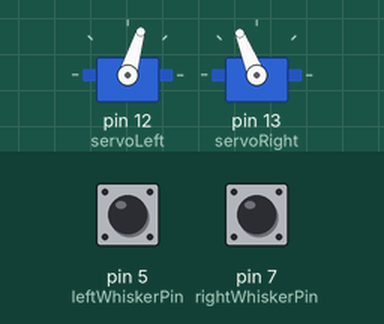
Simulated run of this sketch. Board: Arduino Uno, built with avr-gcc and run on an emulated ATmega328P. Shown: 2 × servo. The inputs (shaded band) are chosen by the test bench; at power-on: pin 5 (leftWhiskerPin) HIGH, pin 7 (rightWhiskerPin) HIGH.

Above: at 2.8 s.
2.9 s: pin 5 (leftWhiskerPin) pulled LOW for 3.2 s
At 3.6 s:
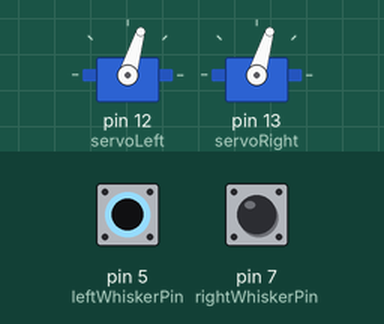
7.6 s: pin 7 (rightWhiskerPin) pulled LOW for 1.2 s
At 8.2 s:
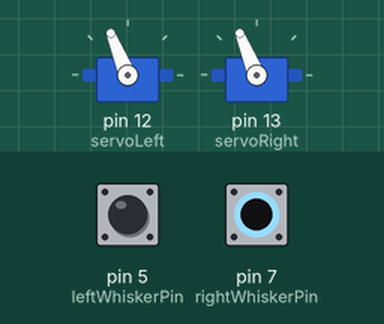
10.3 s: pin 7 (rightWhiskerPin) pulled LOW for 3.2 s
At 11.7 s:
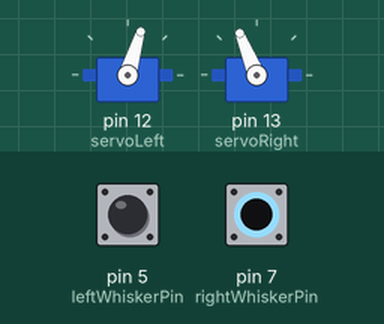
15.0 s: pin 5 (leftWhiskerPin) driven LOW and pin 7 (rightWhiskerPin) driven LOW
At 15.8 s:
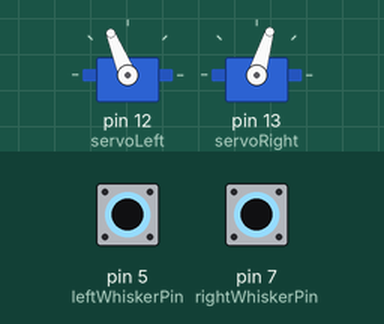
16.5 s: pin 5 (leftWhiskerPin) driven HIGH
At 18.6 s:
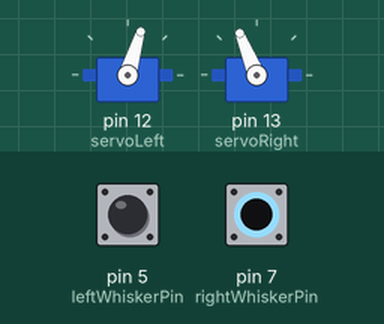
Timing chart, 0 to 21.6 s (numbered marks = the images above; inputs shaded):
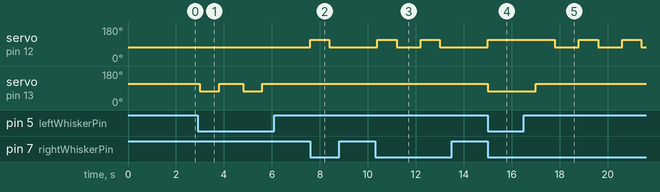

Measured:
- after the input at 2.9 s, servo on pin 13 (servoRight): alternates 112° for 1.0 s and 73° for 0.80 s, 4 changes in all, then stays 112°, starting after 0.10 s
- after the input at 7.6 s, servo on pin 12 (servoLeft): 73° → 112° at once, → 73° 0.80 s later
- after the input at 10.3 s, servo on pin 12 (servoLeft): alternates 112° for 0.80 s and 73° for 1.0 s, 4 changes in all, then stays 73°, starting after 0.10 s
- after the input at 15.0 s, servo on pin 12 (servoLeft): 73° → 112° at once; servo on pin 13 (servoRight): 112° → 73° at once
- after the input at 16.5 s, servo on pin 12 (servoLeft): alternates 112° for 0.80 s and 73° for 1.0 s, starting after 1.3 s; servo on pin 13 (servoRight): 73° → 112° after 0.50 s

The sketch:

escapeBot.ino
```cpp
#include <Servo.h>

int rightWhiskerPin = 7;
int leftWhiskerPin = 5;
int rightWhiskerState = 0;
int leftWhiskerState = 0;

Servo servoRight;
Servo servoLeft;


void setup() {
// put your setup code here, to run once:
  pinMode(rightWhiskerPin, INPUT);
  pinMode(leftWhiskerPin, INPUT);
  Serial.begin(9600);
  servoLeft.attach(12);
  servoRight.attach(13);
  servoLeft.writeMicroseconds(1500);
  servoRight.writeMicroseconds(1300);
}

void stopMovement(){
// Reset
  servoLeft.writeMicroseconds(1500);
  servoRight.writeMicroseconds(1500);
}

void moveForward(int time) {
  servoLeft.writeMicroseconds(1700);
  servoRight.writeMicroseconds(1300);
  delay(time);
}

void moveBackward(int time) {
  servoLeft.writeMicroseconds(1300);
  servoRight.writeMicroseconds(1700);
  delay(time);
}

void turnLeft(int time) {
  servoLeft.writeMicroseconds(1300);
  servoRight.writeMicroseconds(1300);
  delay(time);
}

void turnRight(int time) {
  servoLeft.writeMicroseconds(1700);
  servoRight.writeMicroseconds(1700);
  delay(time);
}

void loop() {
  // put your main code here, to run repeatedly:
  rightWhiskerState = digitalRead(rightWhiskerPin);
  leftWhiskerState = digitalRead(leftWhiskerPin);

  if (rightWhiskerState == 0 && leftWhiskerState == 0){
    moveForward(1000);
  } else if (rightWhiskerState == 0 && leftWhiskerState != 0){
    turnRight(800);
    moveBackward(1000);
  } else if (rightWhiskerState != 0 && leftWhiskerState == 0){
    turnLeft(800);
    moveBackward(1000);
  } else {
    moveBackward(1000);
  }
}
```
